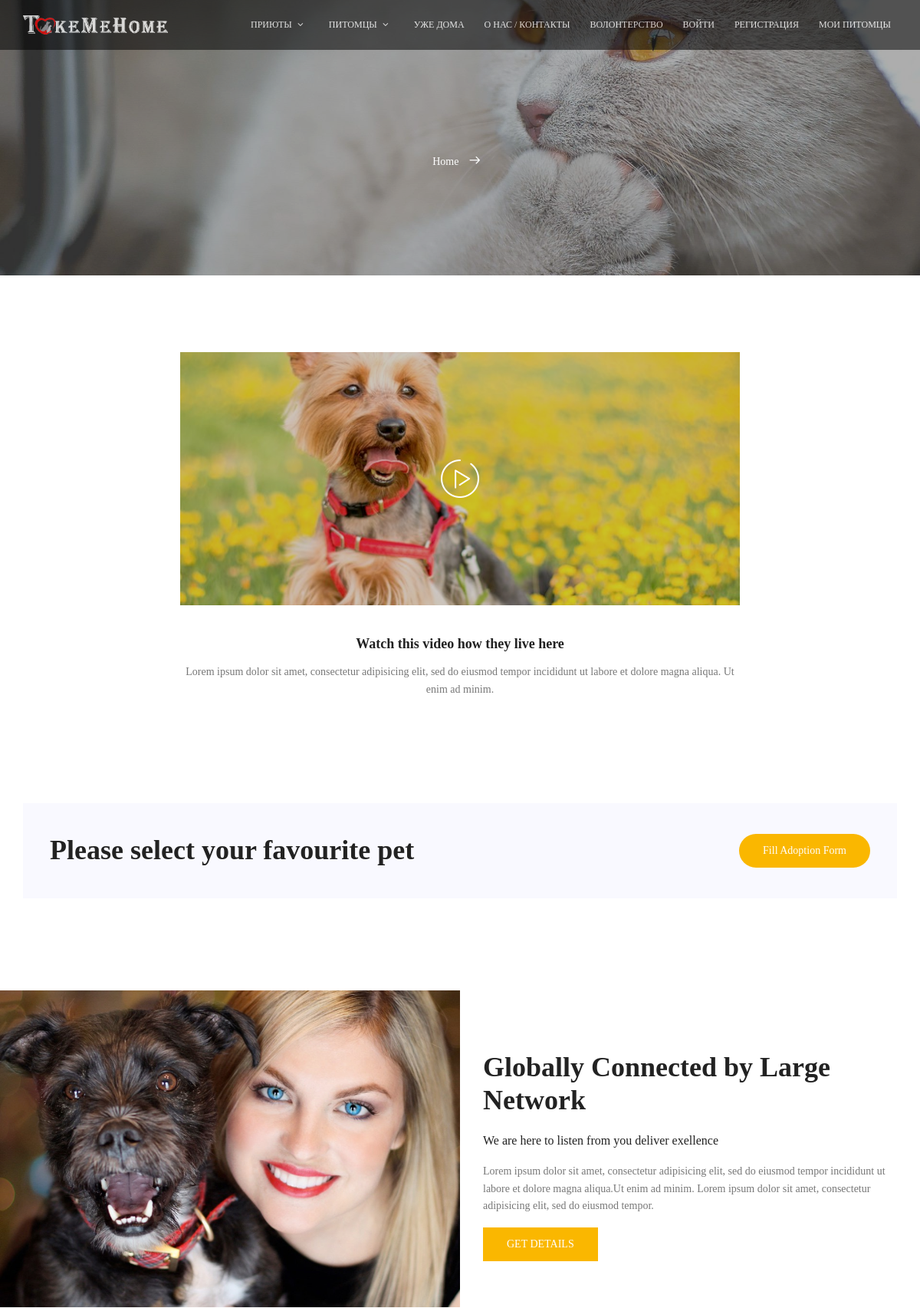
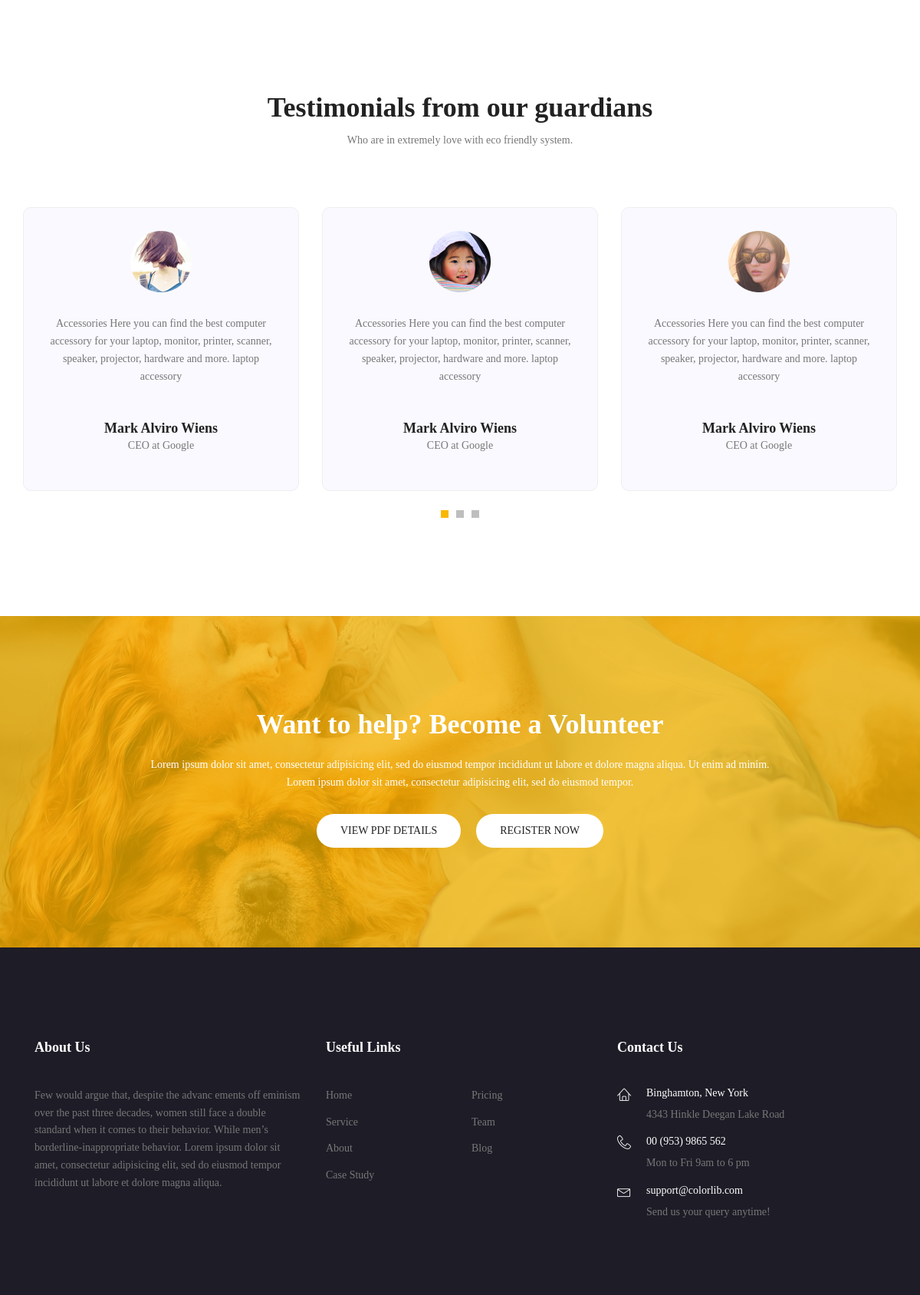
The page /about/ on the database its author committed (2 pictures, top to bottom).
### mainapp/models.py (models this page shows, shortened)
class Core(models.Model):
    class Meta:
        ordering = ('-is_active', 'sort', 'name')
        verbose_name = 'Ядро'
        verbose_name_plural = 'Ядра'
    name = models.CharField(verbose_name='заголовок объекта', max_length=255, null=True)
    description = models.TextField(verbose_name='описание объекта', blank=True, null=True)
    sort = models.IntegerField(verbose_name='номер объекта для сортировки', default=0, blank=True, null=False)
    is_active = models.BooleanField(verbose_name='активен ли объект', default=True, db_index=True)
    created = models.DateTimeField(verbose_name='создан', auto_now_add=True)
    updated = models.DateTimeField(verbose_name='обновлен', auto_now=True)

class Menu(Core):
    class Meta:
        ordering = ('parent_id', 'sort', 'name')
        verbose_name = 'Элемент меню'
        verbose_name_plural = 'Меню сайта'
    url = models.CharField('ссылка', max_length=255, blank=False, null=False, default='#')
    css_class = models.CharField('CSS-Класс блока меню', max_length=30, null=False, blank=True, default='')
    seen_guests = models.BooleanField('виден незарегистрированным пользователям', default=True)
    seen_users = models.BooleanField('виден зарегистрированным пользователям', default=False)
    seen_shelters = models.BooleanField('виден приютам', default=False)
    parent = models.ForeignKey('self', verbose_name='суперкласс меню', null=True, blank=True, related_name='submenus',
                               on_delete=models.CASCADE)
    objects = MenuManager()
    def __getattr__(self, attr):
        if attr.startswith('get_menu_'):
            return type(self).objects.get_menu(attr[9:])
        return super().__getattr__(attr)
    def get_url(self):
        return reverse(self.url) if ':' in self.url else self.url

class Core(models.Model):
    class Meta:
        ordering = ('-is_active', 'sort', 'name')
        verbose_name = 'Ядро'
        verbose_name_plural = 'Ядра'
    name = models.CharField(verbose_name='заголовок объекта', max_length=255, null=True)
    description = models.TextField(verbose_name='описание объекта', blank=True, null=True)
    sort = models.IntegerField(verbose_name='номер объекта для сортировки', default=0, blank=True, null=False)
    is_active = models.BooleanField(verbose_name='активен ли объект', default=True, db_index=True)
    created = models.DateTimeField(verbose_name='создан', auto_now_add=True)
    updated = models.DateTimeField(verbose_name='обновлен', auto_now=True)

### mainapp/views.py (the view)
# urls.py: path('about/', About.as_view(), name='about'),
class About(TemplateView):
    template_name = 'mainapp/about.html'

### mainapp/context_processors.py (called while the page is built)
def get_context(request):
    context = {
        'menu': Menu(),
    }
    return context

### mainapp/models.py (called while the page is built)
    def get_menu(self, attr):
        return self.filter(name=attr, parent_id__isnull=True).first()

### mainapp/templates/mainapp/about.html (shortened to what this page needs)
{% extends 'mainapp/base.html' %}
{% load static %}
{% block main_banner %}
    {% include 'mainapp/includes/inc-main_banner_small.html' %}
{% endblock %}
{% block content %}
    <section class="video-area pt-100">
        <div class="container">
            <div class="row justify-content-center align-items-center">
                <div class="col-lg-8">
                    <div class="about-video-right justify-content-center align-items-center d-flex relative">
                        <a class="play-btn" href="https://www.youtube.com/watch?v=ARA0AxrnHdM"><img
                                class="img-fluid mx-auto" src="{% static 'img/play-btn.png' %}" alt=""></a>
                    </div>
                    <div class="description">
                        <h4>Watch this video how they live here</h4>
                        <p>
                            Lorem ipsum dolor sit amet, consectetur adipisicing elit, sed do eiusmod tempor incididunt ut
                            labore et dolore magna aliqua. Ut enim ad minim.
                        </p>
                    </div>
                </div>
            </div>
        </div>
    </section>
    <section class="callto-top-area section-gap">
        <div class="container">
            <div class="row justify-content-between callto-top-wrap pt-40 pb-40">
                <div class="col-lg-8 callto-top-left">
                    <h1>Please select your favourite pet</h1>
                </div>
                <div class="col-lg-4 callto-top-right">
                    <a href="#" class="primary-btn">Fill Adoption Form</a>
                </div>
            </div>
        </div>
    </section>
    <section class="home-about-area">
        <div class="container-fluid">
            <div class="row align-items-center">
                <div class="col-lg-6 home-about-left no-padding">
                    <img src="{% static 'img/about-img.jpg' %}" alt="">
                </div>
                <div class="col-lg-6 home-about-right no-padding">
                    <h1>
                        Globally Connected
                        by Large Network
                    </h1>
                    <h5>We are here to listen from you deliver exellence</h5>
                    <p>
                        Lorem ipsum dolor sit amet, consectetur adipisicing elit, sed do eiusmod tempor incididunt ut labore
                        et dolore magna aliqua.Ut enim ad minim. Lorem ipsum dolor sit amet, consectetur adipisicing elit,
                        sed do eiusmod tempor.
                    </p>
                    <a href="#" class="primary-btn text-uppercase">get details</a>
                </div>
            </div>
        </div>
    </section>
    <section class="testomial-area section-gap" id="testimonail">
        <div class="container">
            <div class="row d-flex justify-content-center">
                <div class="menu-content pb-60 col-lg-8">
                    <div class="title text-center">
                        <h1 class="mb-10">Testimonials from our guardians</h1>
                        <p>Who are in extremely love with eco friendly system.</p>
                    </div>
                </div>
            </div>
            <div class="row">
                <div class="active-testimonial-carusel">
                    <div class="single-testimonial item">
                        <img class="mx-auto" src="{% static 'img/t1.png' %}" alt="">
                        <p class="desc">
                            Accessories Here you can find the best computer accessory for your laptop, monitor, printer,
                            scanner, speaker, projector, hardware and more. laptop accessory
                        </p>
                        <h4>Mark Alviro Wiens</h4>
                        <p>
                            CEO at Google
                        </p>
                    </div>
                    <div class="single-testimonial item">
                        <img class="mx-auto" src="{% static 'img/t2.png' %}" alt="">
                        <p class="desc">
                            Accessories Here you can find the best computer accessory for your laptop, monitor, printer,
                            scanner, speaker, projector, hardware and more. laptop accessory
                        </p>
                        <h4>Mark Alviro Wiens</h4>
                        <p>
                            CEO at Google
                        </p>
                    </div>
                    <div class="single-testimonial item">
                        <img class="mx-auto" src="{% static 'img/t3.png' %}" alt="">
                        <p class="desc">
                            Accessories Here you can find the best computer accessory for your laptop, monitor, printer,
                            scanner, speaker, projector, hardware and more. laptop accessory
                        </p>
                        <h4>Mark Alviro Wiens</h4>
                        <p>
                            CEO at Google
                        </p>
                    </div>
                </div>
            </div>
        </div>
    </section>
{% endblock %}
{% block call_to_action %}
    {% include 'mainapp/includes/inc-call_to_action.html' %}
{% endblock %}

### mainapp/templates/mainapp/includes/mainmenu.html (shortened to what this page needs)
<nav id="nav-menu-container">
    <ul class="nav-menu {{ menu.css_class }}">
        {% for object in menu.submenus.all %}
            <li class="mainmenu {{ obj.css_class }}"><a href="{{ object.get_url }}"> {{ object.name }} </a>
            </li>
        {% endfor %}
        <li><a href="{% url 'mainapp:volunteer' %}">Волонтерство</a></li>
        {% if user.is_authenticated %}
            {% if user.avatar %}
                <li><img src="{{ user.avatar.url }}" width="40" alt="" style="border-radius: 50%"></li>
            {% endif %}
            <li class="mainmenu menu-has-children"><a href="{% url 'auth:edit' %}">
                {% if user.first_name %} {{ user.first_name }} {% else %}
                {{ user.username }} {% endif %}</a>
                <ul>
                    {% if user.is_superuser %}
                        <li>
                            <a href="{% url 'adminapp:pet_list' %}">
                                Администрирование
                            </a>
                        </li>
                    {% endif %}
                    <li class=""><a href="{% url 'auth:logout' %}">Выйти</a></li>
                </ul>
            </li>
        {% else %}
            <li class="mainmenu"><a href="{% url 'auth:login' %}">Войти</a></li>
            <li class="mainmenu"><a href="{% url 'auth:register' %}">Регистрация</a></li>
        {% endif %}
        <li class="mainmenu"><a href="{% url 'reserve:view' %}">Мои питомцы</a></li>
    </ul>
</nav>

### static/css/main.css (style rules this page uses)
body { color: #777777; font-family: 'Century Gothic Regular'; font-size: 14px; font-weight: 300; line-height: 1.625em; position: relative; }
ol, ul { margin: 0; padding: 0; list-style: none; }
a { -webkit-transition: all 0.3s ease 0s; -moz-transition: all 0.3s ease 0s; -o-transition: all 0.3s ease 0s; transition: all 0.3s ease 0s; }
a, a:focus, a:hover { text-decoration: none; outline: 0; }
h1, h2, h3, h4, h5, h6 { font-family: 'Century Gothic Regular'; color: #222222; line-height: 1.2em !important; margin-bottom: 0; margin-top: 0; font-weight: 600; }
h1, .h1 { font-size: 36px; }
h4, .h4 { font-size: 18px; }
h5, .h5 { font-size: 16px; }
.mb-10 { margin-bottom: 10px; }
.pt-40 { padding-top: 40px; }
.pt-100 { padding-top: 100px; }
.pb-40 { padding-bottom: 40px; }
.pb-60 { padding-bottom: 60px; }
.text-center { text-align: center; }
.relative { position: relative; }
.no-padding { padding: 0; }
h1 { font-size: 36px; }
h4 { font-size: 18px; }
h5 { font-size: 16px; }
h1, h2, h3, h4, h5, h6 { line-height: 1.5em; }
.nav-menu, .nav-menu * { margin: 0; padding: 0; list-style: none; }
.nav-menu li { position: relative; white-space: nowrap; opacity: 1.5; }
.nav-menu > li { float: left; }
.sf-arrows .sf-with-ul { padding-right: 30px; }
.sf-arrows .sf-with-ul:after { content: "\f107"; position: absolute; right: 15px; font-family: FontAwesome; font-style: normal; font-weight: normal; }
#nav-menu-container { margin: 0; }
.nav-menu a { padding: 0 8px 0px 8px; text-decoration: none; display: inline-block; color: #fff; font-weight: 400; font-size: 12px; text-transform: uppercase; outline: none; }
.nav-menu > li { margin-left: 10px; }
#mobile-nav { position: fixed; top: 0; padding-top: 18px; bottom: 0; z-index: 998; background: rgba(0, 0, 0, 0.8); left: -260px; width: 260px; overflow-y: auto; transition: 0.4s; }
#mobile-nav ul { padding: 0; margin: 0; list-style: none; }
#mobile-nav ul li { position: relative; }
#mobile-nav ul li a { color: #fff; font-size: 13px; text-transform: uppercase; overflow: hidden; padding: 10px 22px 10px 15px; position: relative; text-decoration: none; width: 100%; display: block; outline: none; font-weight: 700; }
.section-gap { padding: 120px 0; }
.primary-btn { background-color: #fab700; line-height: 42px; padding-left: 30px; padding-right: 30px; border: 1px solid transparent; border-radius: 25px; color: #fff; display: inline-block; font-weight: 500; position: relative; -webkit-transition: all 0.3s ease 0s; -moz-transition: all 0.3s ease 0s; -o-transition: all 0.3s ease 0s; transition: all 0.3s ease 0s; cursor: pointer; position: relative; }
.callto-top-wrap { background-color: #f9f9ff; }
.callto-top-wrap .callto-top-left { text-align: left; }
.callto-top-wrap .callto-top-left h1 { margin-left: 20px; }
.callto-top-wrap .callto-top-right { text-align: right; }
.callto-top-wrap .callto-top-right a { margin-right: 20px; }
.home-about-left img { width: 100%; }
.home-about-right { padding-right: 20%; padding-left: 4%; }
@media (max-width: 1366px) { .home-about-right { padding-left: 30px; padding-right: 30px; } }
.home-about-right h1 { padding: 20px 0; }
.home-about-right h5 { margin-bottom: 20px; font-weight: 300; }
.home-about-right .primary-btn { border-radius: 0; }
.about-video-right { background: url(../img/video-bg.jpg) no-repeat center; background-size: cover; height: 330px; }
.about-video-right .play-btn { z-index: 2; }
.description h4 { margin-top: 40px; margin-bottom: 15px; }
.video-area { text-align: center; }
.testomial-area .owl-carousel .owl-item img { width: auto !important; }
.single-testimonial { text-align: center; padding: 30px; border-radius: 10px; background: #f9f9ff; text-align: center; border: 1px solid #eee; -webkit-transition: all 0.3s ease 0s; -moz-transition: all 0.3s ease 0s; -o-transition: all 0.3s ease 0s; transition: all 0.3s ease 0s; }
.single-testimonial h4 { -webkit-transition: all 0.3s ease 0s; -moz-transition: all 0.3s ease 0s; -o-transition: all 0.3s ease 0s; transition: all 0.3s ease 0s; }
.single-testimonial .desc { padding: 30px 0px; }

### rows shown on the page
Menu: name "ПРИЮТЫ"
Menu: name "ПИТОМЦЫ"
Menu: name "УЖЕ ДОМА"
Menu: name "О НАС / КОНТАКТЫ"
